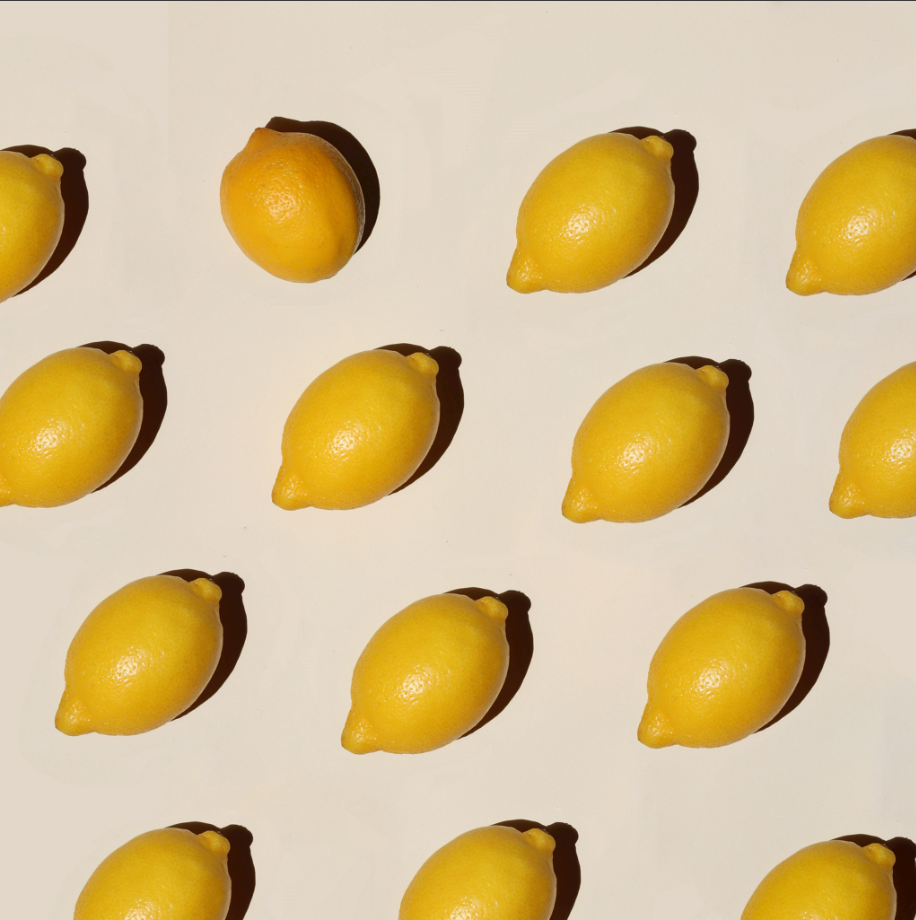
#> input picture target1small.PNG, 916 x 920 px
$ python lemondetector.py   (older library calls are emulated)
#> lines starting #> are read from the running program, lines starting #| are printed output that depends on the picture; after the words box and inside, x2 and y2 are one past the last pixel; in counts of white or black regions, pixels touching at a corner belong together
# -*- coding: utf-8 -*-
import os
import cv2
import numpy as np

# ---------- "press any key" helper ----------
def wait_prompt(msg="Continue? [y] "):
#> called with msg = 'Pick TARGET image now? [y] '
    while True:
        s = input(msg).strip().lower()
        if s in ("", "y", "yes"):
            return
        if s in ("n", "no", "q", "quit"):
            raise SystemExit("User cancelled.")
        print("Type y (or Enter) to continue, n to quit.")
#> this loop made 1 pass; the answer given on pass 1: y
#> the answer given: target1small.PNG
#> the answer given: target2small.PNG
#> the answer given: target2small.PNG
#> further down, img is the input picture: shape (920, 916, 3); mean B, G, R 145, 191.1, 213.9
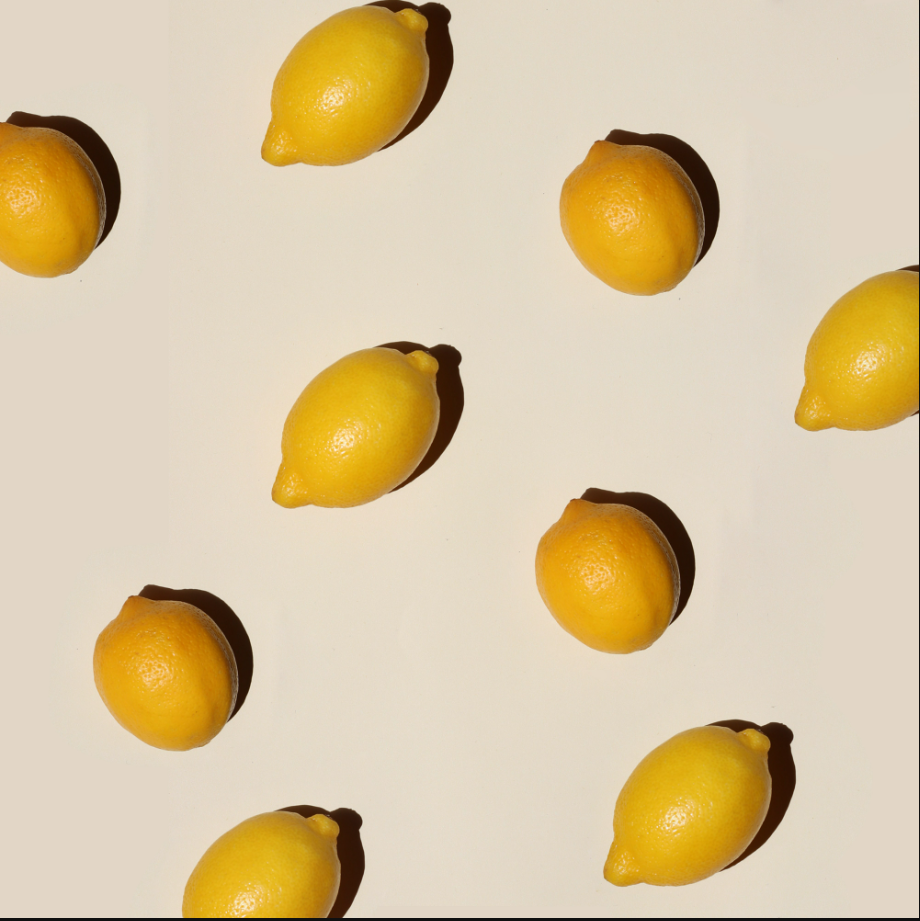
#> input picture target2small.PNG, 920 x 921 px
#> further down, t1 is the input picture: shape (921, 920, 3); mean B, G, R 160.5, 198, 217.4

# ---------- file picker ----------
def pick_file(title, filetypes=(("Image files", "*.png *.jpg *.jpeg *.bmp *.tif *.tiff"), ("All files", "*.*"))):
    import tkinter as tk
    from tkinter import filedialog
    root = tk.Tk()
    root.withdraw()
    root.attributes("-topmost", True)
    path = filedialog.askopenfilename(title=title, filetypes=filetypes)
    root.destroy()
    return path

# ----------------------------
# Yellow mask (HSV)
# ----------------------------
def yellow_mask(img_bgr):
    hsv = cv2.cvtColor(img_bgr, cv2.COLOR_BGR2HSV)
#> hsv: shape (920, 916, 3); mean H, S, V 18.2, 89.3, 213.9
    lower = (15, 40, 40)
    upper = (45, 255, 255)
    m = cv2.inRange(hsv, lower, upper)
#> m: shape (920, 916); 28.5% white; 1270 white regions (1243 under 20 px), largest, box (x1, y1, x2, y2) and area: (252, 342, 460, 536) 25227, (340, 586, 510, 756) 21066, (559, 357, 730, 529) 20987
    m = cv2.morphologyEx(m, cv2.MORPH_OPEN, np.ones((7, 7), np.uint8))
#> m: shape (920, 916); 27.6% white; 14 white regions, largest, box (x1, y1, x2, y2) and area: (263, 348, 440, 518) 23020, (340, 592, 510, 755) 20877, (561, 361, 730, 525) 20857
    m = cv2.morphologyEx(m, cv2.MORPH_CLOSE, np.ones((15, 15), np.uint8))
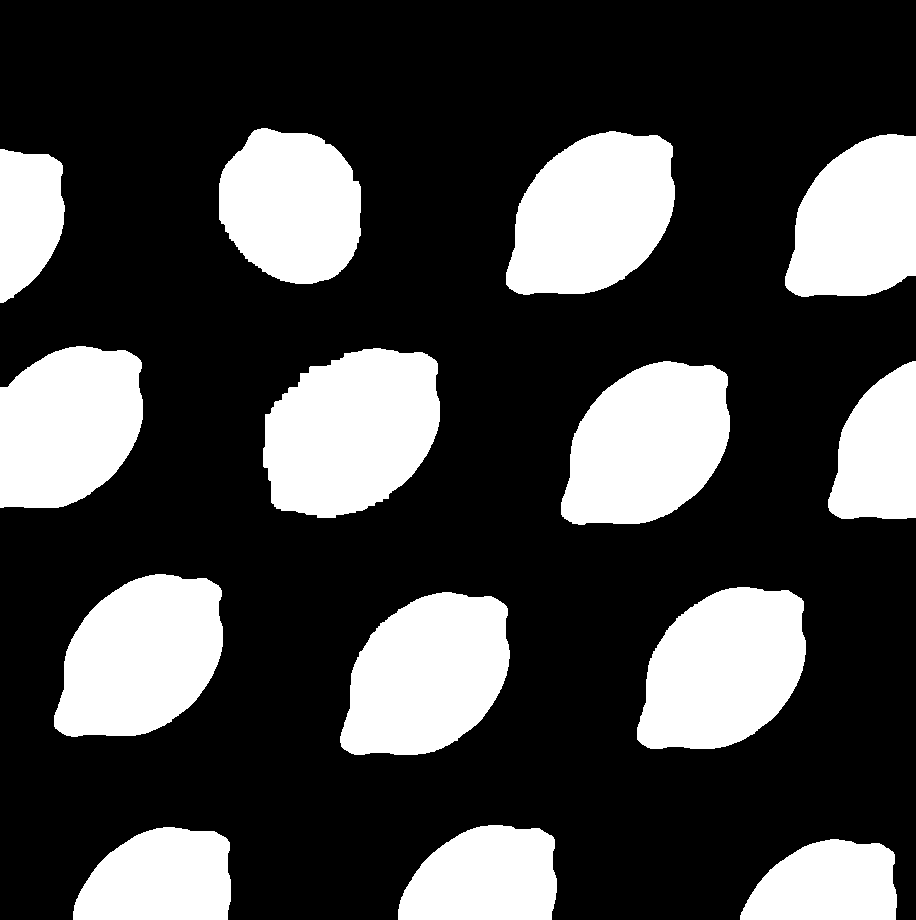
#> m: shape (920, 916); 27.7% white; 14 white regions, largest, box (x1, y1, x2, y2) and area: (263, 348, 440, 518) 23192, (340, 592, 510, 755) 20927, (561, 361, 730, 525) 20908
    return m

# ----------------------------
# Rotate template (expand canvas)
# ----------------------------
def rotate_expand(img_bgr, angle_deg):
    h, w = img_bgr.shape[:2]
    c = (w / 2, h / 2)
    M = cv2.getRotationMatrix2D(c, angle_deg, 1.0)
    cos = abs(M[0, 0]); sin = abs(M[0, 1])
    nw = int(h * sin + w * cos)
    nh = int(h * cos + w * sin)
    M[0, 2] += nw / 2 - c[0]
    M[1, 2] += nh / 2 - c[1]
    return cv2.warpAffine(
        img_bgr, M, (nw, nh),
        flags=cv2.INTER_LINEAR,
        borderMode=cv2.BORDER_REPLICATE
    )

# ----------------------------
# Feature preprocessing
# (mask-safe: normalize only inside mask)
# ----------------------------
def preprocess_feature(img_bgr, use_mask=False):
    g = cv2.cvtColor(img_bgr, cv2.COLOR_BGR2GRAY).astype(np.float32)
    gx = cv2.Sobel(g, cv2.CV_32F, 1, 0, ksize=3)
    gy = cv2.Sobel(g, cv2.CV_32F, 0, 1, ksize=3)
    mag = np.sqrt(gx * gx + gy * gy)

    if use_mask:
        m = (yellow_mask(img_bgr) > 0)
        out = np.zeros_like(mag, dtype=np.float32)
        if np.any(m):
            vals = mag[m]
            mu = float(vals.mean())
#> mu = 27.32
            out[m] = vals - mu
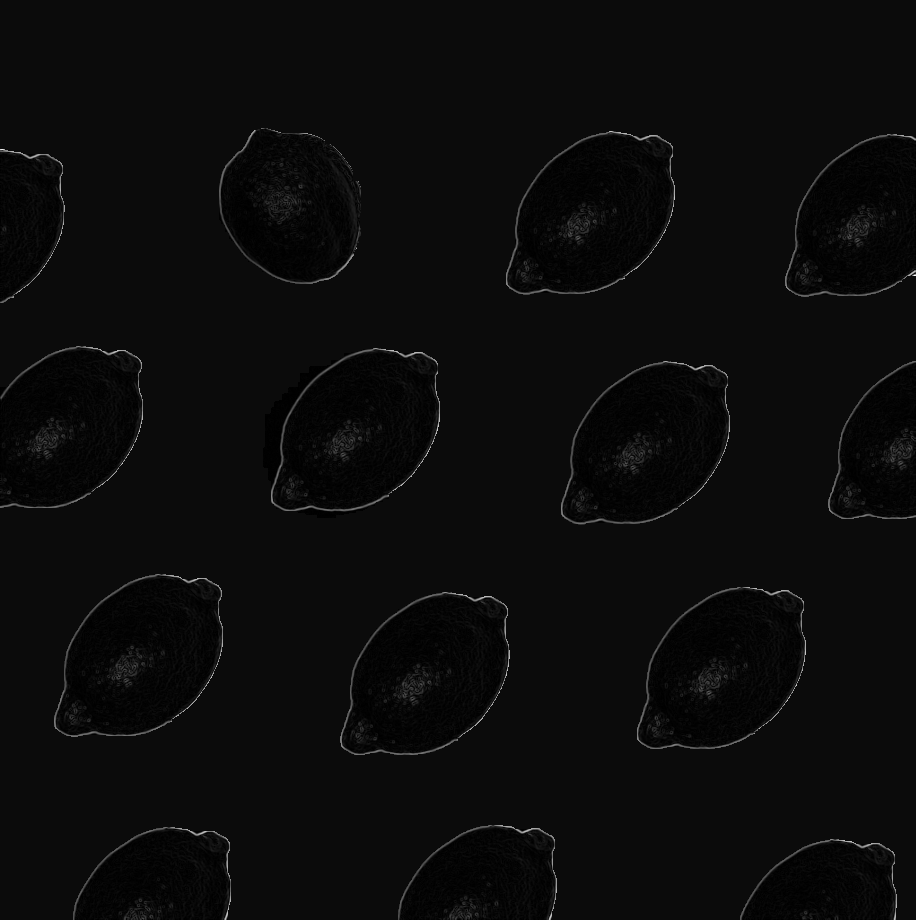
#> out: shape (920, 916) float32; min -27.32, max 570.2, mean 0; drawn with min black and max white
            denom = float(np.linalg.norm(out[m]) + 1e-8)
#> denom = 23235.9
            out[m] /= denom
        return out

    mag -= float(mag.mean())
    mag /= float(np.linalg.norm(mag) + 1e-8)
    return mag

# ----------------------------
# FFT valid cross-correlation
# ----------------------------
def fft_corr_valid(I, T):
    H, W = I.shape
    h, w = T.shape
    P, Q = H + h - 1, W + w - 1
    FI = np.fft.fft2(I, s=(P, Q))
    FT = np.fft.fft2(T, s=(P, Q))
    C = np.fft.ifft2(FI * np.conj(FT)).real
    return C[h - 1:H, w - 1:W]

# ----------------------------
# Peak picking (local maxima + NMS)
# ----------------------------
def find_peaks_nms(C, min_dist=40, thr_rel=0.60):
    Cn = C.astype(np.float32)
    Cn -= float(Cn.min())
    mx = float(Cn.max())
    if mx < 1e-12:
        return []
    Cn /= mx

    k = 2 * min_dist + 1
    dil = cv2.dilate(Cn, np.ones((k, k), np.uint8))
    ys, xs = np.where((Cn >= dil - 1e-6) & (Cn >= thr_rel))

    pts = [(int(x), int(y), float(Cn[y, x])) for x, y in zip(xs, ys)]
    pts.sort(key=lambda t: t[2], reverse=True)

    keep = []
    for x, y, s in pts:
        if all((x - x2) ** 2 + (y - y2) ** 2 >= min_dist ** 2 for x2, y2, _ in keep):
            keep.append((x, y, s))
    return keep

# ----------------------------
# Center-in-mask check (tolerant)
# ----------------------------
def center_is_yellow(mask_u8, cx, cy, r=7, frac=0.20):
    H, W = mask_u8.shape
    x0 = max(0, int(cx) - r); x1 = min(W, int(cx) + r + 1)
    y0 = max(0, int(cy) - r); y1 = min(H, int(cy) + r + 1)
    patch = (mask_u8[y0:y1, x0:x1] > 0)
    return patch.mean() >= frac

# ----------------------------
# Full detector: multi-template, multi-scale, multi-rotation
# ----------------------------
def count_fft_multi_scale_rot(image_bgr, templates_bgr, scales, angles, thr_rel=0.60):
    I = preprocess_feature(image_bgr, use_mask=True)
    m = yellow_mask(image_bgr)

    dets = []  # (cx,cy,score,w,h,x0,y0)

    for tmpl in templates_bgr:
        for s in scales:
            Ts = cv2.resize(tmpl, (0, 0), fx=s, fy=s, interpolation=cv2.INTER_AREA)
            if Ts.shape[0] < 30 or Ts.shape[1] < 30:
                continue

            for a in angles:
                Tr = rotate_expand(Ts, a) if a != 0 else Ts
                if Tr.shape[0] < 30 or Tr.shape[1] < 30:
                    continue

                T = preprocess_feature(Tr, use_mask=False)
                C = fft_corr_valid(I, T)

                h, w = T.shape
                min_dist = int(0.65 * min(h, w))
                peaks = find_peaks_nms(C, min_dist=min_dist, thr_rel=thr_rel)

                for x0, y0, score in peaks:
                    cx, cy = x0 + w // 2, y0 + h // 2
                    dets.append((cx, cy, score, w, h, x0, y0))
#> this loop made 1 pass
#> pass 1, in preprocess_feature (call 2), `gx = cv2.Sobel(g, cv2.CV_32F, 1, 0, ksize=3)`:
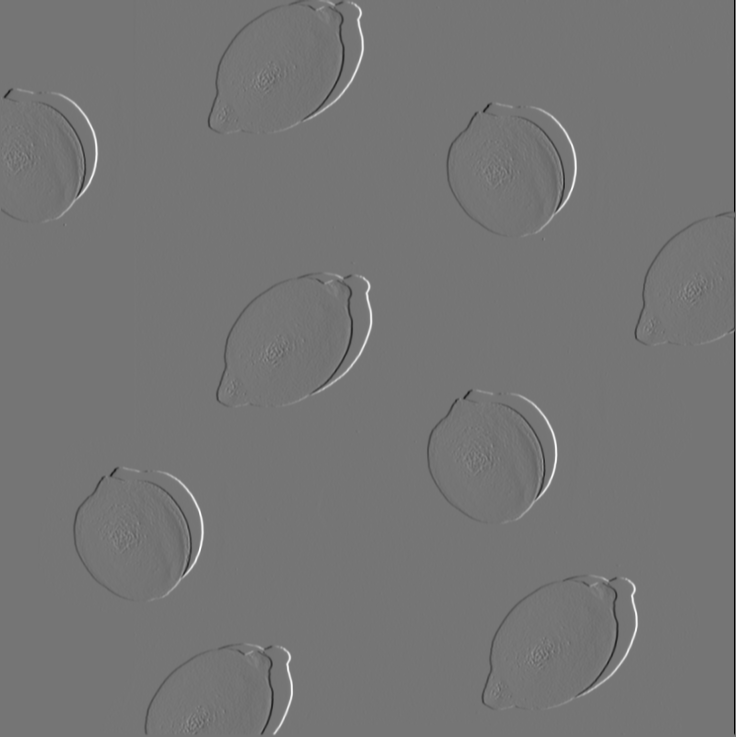
#> gx: shape (737, 736) float32; min -651, max 761, mean -0.9; drawn with min black and max white
#> pass 1, in preprocess_feature (call 2), `gy = cv2.Sobel(g, cv2.CV_32F, 0, 1, ksize=3)`:
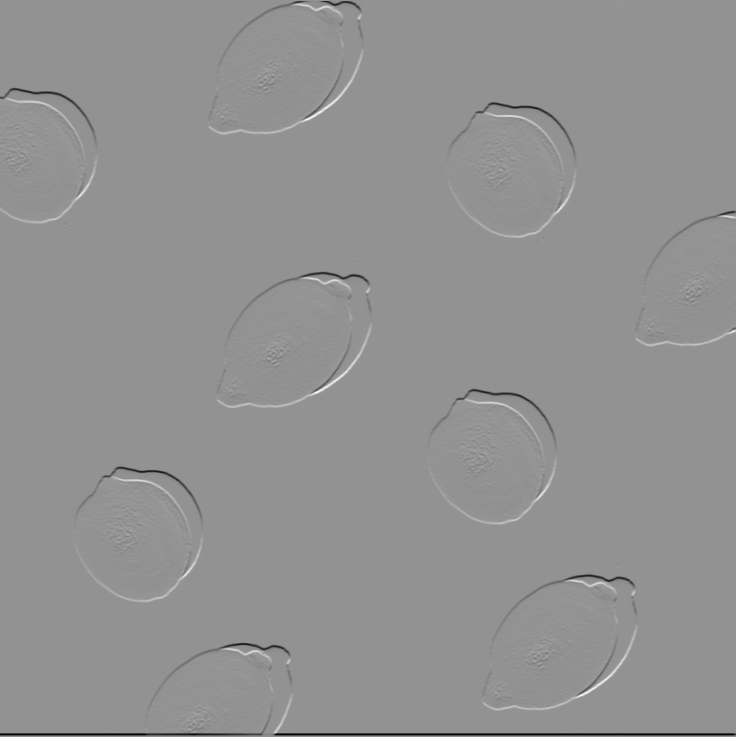
#> gy: shape (737, 736) float32; min -816, max 603, mean -2.1; drawn with min black and max white
#> pass 1, in preprocess_feature (call 2), `mag = np.sqrt(gx * gx + gy * gy)`:
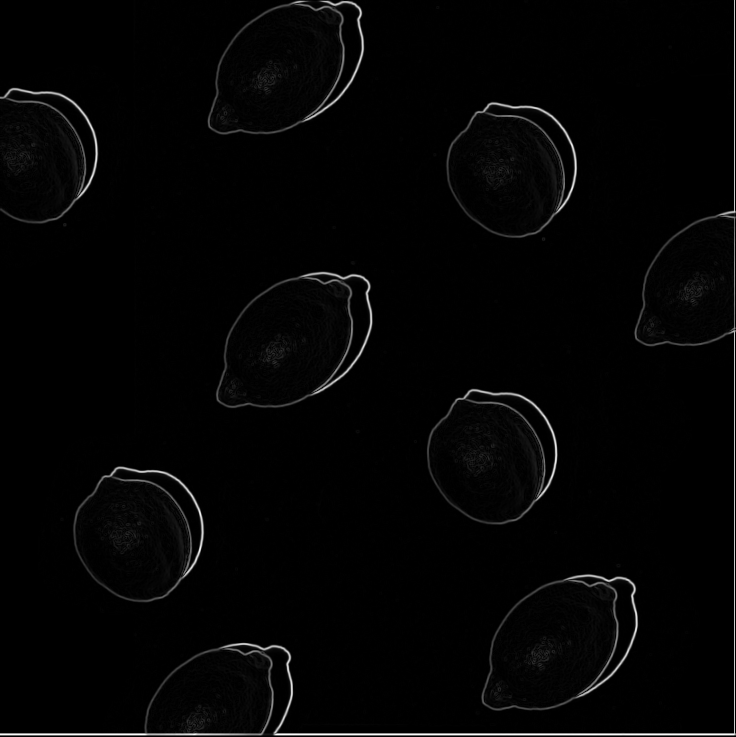
#> mag: shape (737, 736) float32; min 0, max 816, mean 15.4; drawn with min black and max white
#> after the loop:
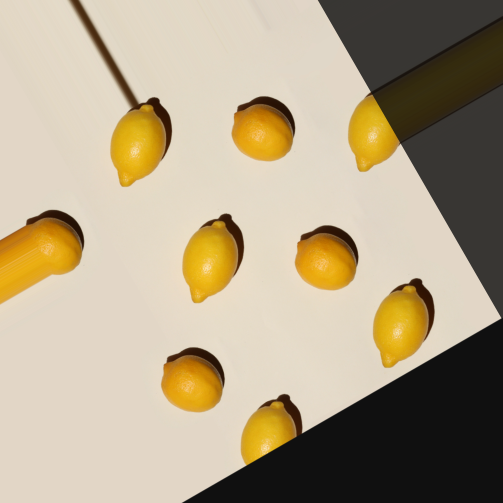
#> Tr: shape (1006, 1005, 3) (shown at 1/2 size); mean B, G, R 136.1, 162.3, 176.3
#> after the loop, dets = [(433, 381, 1, 736, 737, 65, 13)]

    # global NMS across all detections
    dets.sort(key=lambda t: t[2], reverse=True)

    keep = []
    for cx, cy, score, w, h, x0, y0 in dets:
        # reject if center not yellow (tolerant patch)
        if not center_is_yellow(m, cx, cy):
            continue

        md = int(0.75 * min(w, h))
        if all((cx - kcx) ** 2 + (cy - kcy) ** 2 >= min(md, kmd) ** 2
               for (kcx, kcy, ks, kw, kh, kx, ky, kmd) in keep):
            keep.append((cx, cy, score, w, h, x0, y0, md))

    boxes = [(x0, y0, x0 + w, y0 + h) for (cx, cy, score, w, h, x0, y0, md) in keep]
    return len(boxes), boxes, keep

# ----------------------------
# MAIN (interactive)
# ----------------------------
if __name__ == "__main__":
    print("\n=== FFT Lemon Counter ===\n")

   # wait_any_key("Press any key to pick the TARGET image...")
    wait_prompt("Pick TARGET image now? [y] ")
    target_path = pick_file("Select TARGET image")
    if not target_path:
        raise SystemExit("No target selected. Exiting.")

    #wait_any_key("Press any key to pick TEMPLATE 1 (good crop from template maker)...")
    wait_prompt("Pick TEMPLATE 1 now? [y] ")
    t1_path = pick_file("Select TEMPLATE 1")
    if not t1_path:
        raise SystemExit("No template 1 selected. Exiting.")


#wait_any_key("Press any key to pick TEMPLATE 2 (second pose)...")
    wait_prompt("Pick TEMPLATE 2 now? [y] ")
    t2_path = pick_file("Select TEMPLATE 2")
    if not t2_path:
        raise SystemExit("No template 2 selected. Exiting.")

    img = cv2.imread(target_path);  assert img is not None, "Failed to load target"
    t1  = cv2.imread(t1_path);      assert t1  is not None, "Failed to load template 1"
    t2  = cv2.imread(t2_path);      assert t2  is not None, "Failed to load template 2"

    # knobs (start here)
    scales = [0.8, 0.9, 1.0, 1.1]
    angles = list(range(0, 360, 15))
    thr_rel = 0.60

#> (the run stopped early here; a loop or call above may not have finished)
